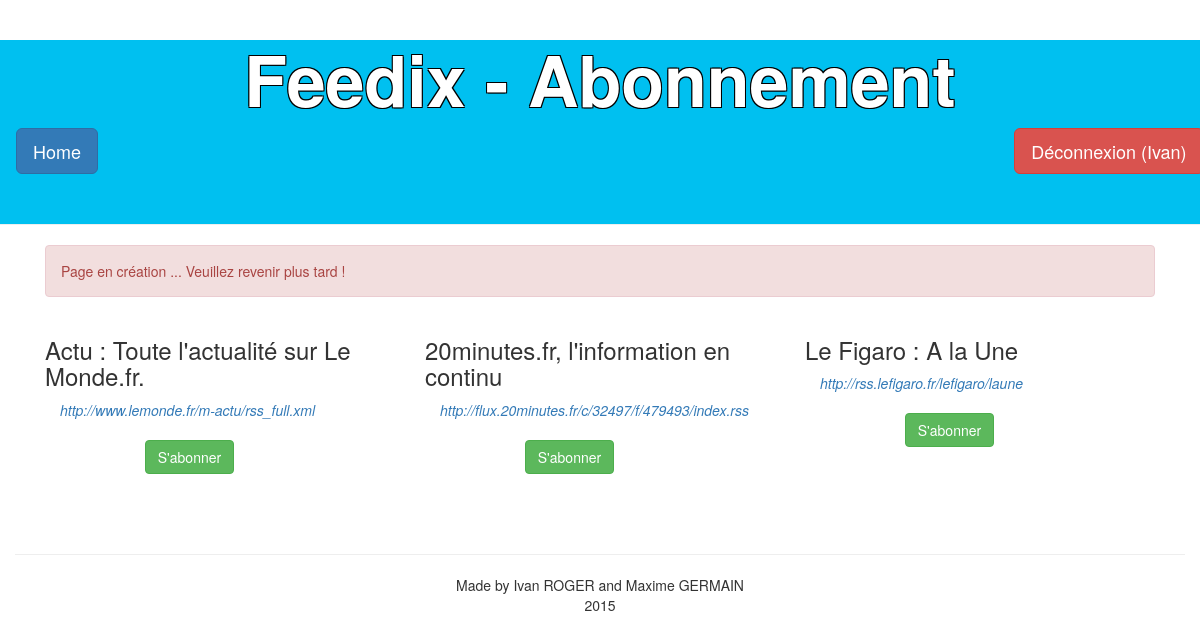
Page /controler/sAbonner.ctrl.php (signed in) on the committed database.
### tables this page shows
CREATE TABLE RSS (
  id integer PRIMARY KEY AUTOINCREMENT,
  titre varchar(255),
  url varchar(255),
  date timestamp
);

### model/DAO.class.php (called while the page is built, shortened)
<?php
  $DEBUG = FALSE;
  require_once("RSS.class.php");
  class DAO {
    private $db;
    function __construct($dbPath) {
      $dsn = 'sqlite:'.$dbPath;
      try {
        $this->db = new PDO($dsn);
      } catch (PDOExcetion $e) {
        exit("Erreur ouverture BD : ".$e->getMessage());
      }
    }
    function readUnfollowedRSS($login,$first,$limit) {
      $sql = "SELECT * FROM RSS WHERE id >= ? AND id NOT IN ( SELECT idRSS AS id FROM Abonnement WHERE userLogin = ? ) LIMIT ?";
      $req = $this->db->prepare($sql);
      $params=array($first,$login,$limit);
      $res = $req->execute($params);
      if ($res === FALSE) {
        die("readUnfollowedRSS error: requête impossible\n");
      }
      else {
        return $req->fetchAll(PDO::FETCH_CLASS, "RSS");
      }
    }
  }
?>

### model/RSS.class.php (called while the page is built, shortened)
<?php
  class RSS {
    private $url;
    private $titre;
    private $id;
    function url() {
      return $this->url;
    }
    function titre() {
      return $this->titre;
    }
    function id() {
      return $this->id;
    }
  }
?>

### view/Follow.view.php (the view, shortened to what this page needs)
<!DOCTYPE html>
<html>
  <head>
    <link href="../data/css/bootstrap.css" rel="stylesheet">
  </head>
  <body>
    <header class="page-header">
      <h1>Feedix - Abonnement</h1>
      <nav class="navbar">
        <div class="col-lg-6">
          <a class="btn btn-primary btn-lg" href="..">Home</a>
        </div>
        <div class="col-lg-2 col-lg-offset-4 text-right">
          <?php if (isset($data['user'])) { ?>
            <a class="btn btn-danger btn-lg" href="afficherFlux.ctrl.php?action=signOut">Déconnexion (<?= $data['user'] ?>)</a>
          <?php } else { ?>
            <a class="btn btn-primary btn-lg" href="seConnecter.ctrl.php" >Connexion / Créer un compte</a>
          <?php } ?>
        </div>
      </nav>
    </header>
    <div class="container">
      <section class="col-lg-12">
        <p class="alert alert-danger">Page en création ... Veuillez revenir plus tard !</p>
        <?php $i=1; foreach ($data['flux'] as $rss) { if($i==1) echo("<div class='row'>\n");?>
        <article class="col-lg-4">
          <h3><?= $rss["titre"] ?></h3>
          <i class="col-lg-12"><a href="<?= $rss['url'] ?>"><?= $rss['url'] ?></a></i>
          <div class="col-lg-5 col-lg-offset-2"><div class="text-right">
            <a class="btn btn-success" href="sAbonner.ctrl.php?action=follow&rss=<?= $rss['id'] ?>">S'abonner</a>
          </div></div>
        </article>
        <?php if ($i==3) { echo("</div>"); $i=1; } else $i++; } ?>
      </section>
    </div>
    <footer class="col-lg-12">
      <hr/>
      <p>Made by Ivan ROGER and Maxime GERMAIN<br/>2015</p>
    </footer>
  </body>
</html>

### view/Follow.view.php (style rules this page uses)
[class*="col"] { margin-bottom: 20px; }
body { margin-top: 10px; margin:0 padding:0; }
header { background-color: #00C0F0; }
header h1 { color: white; text-align: center; font-weight:bold; text-shadow: #000000 1px 1px, #000000 -1px 1px, #000000 -1px -1px, #000000 1px -1px; font-size: 70px; }
footer p { text-align: center; }

### rows in the picture
rss: titre "Actu : Toute l'actualité sur Le Monde.fr.", url "http://www.lemonde.fr/m-actu/rss_full.xml"
rss: titre "20minutes.fr, l'information en continu", url "http://flux.20minutes.fr/c/32497/f/479493/index.rss"
rss: titre "Le Figaro : A la Une", url "http://rss.lefigaro.fr/lefigaro/laune"

### other values in the picture
$data['user'] "Ivan"
